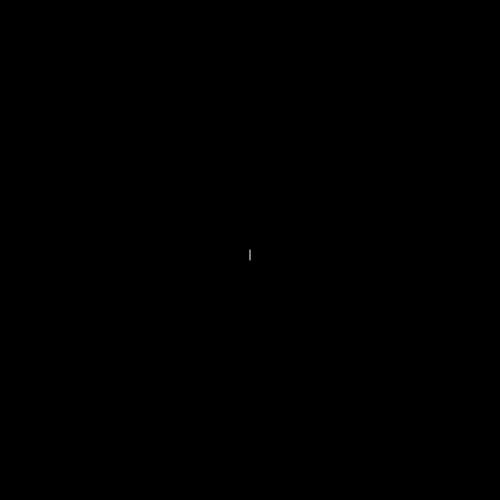
Frame 1 (no input)
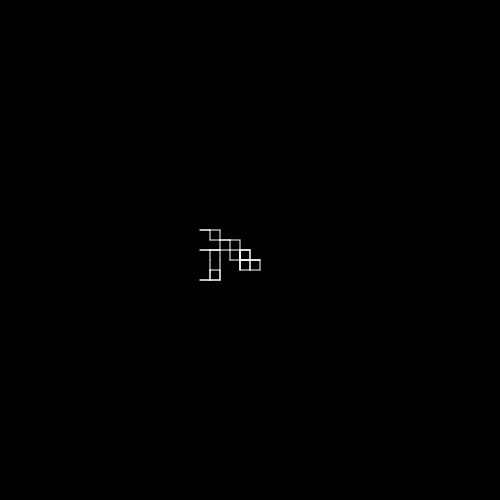
Frame 60 (no input)
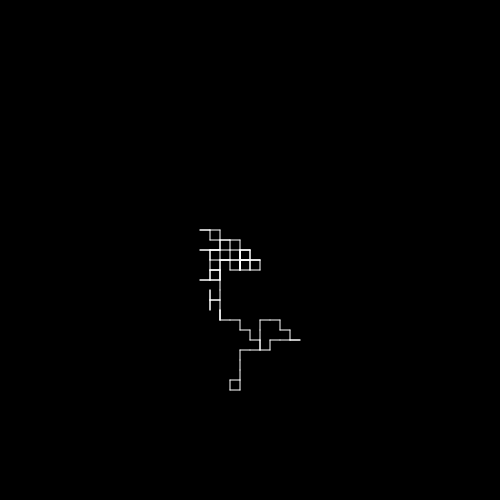
Frame 120 (the mouse pressed at the canvas centre since frame 60)

The p5.js sketch that drew these frames (run headless with seeded random() and noise() and a simulated clock; from frame 60 on, the mouse is pressed at the canvas centre):

// p5.js sketch
// ── sketch.js
//Random walk variations
//Eevi Rutanen

//First variation: lines
var x, y;
var w = 10;
function setup(){
    createCanvas(500,500);
    x = width / 2;
    y = height / 2;
    background(0);
    stroke(255);
}
function draw(){
    var ran = random(4); 
    if(ran < 1) {
        line(x,y,x+w,y);
        x+=w;
    }
    else if(ran < 2){
        line(x,y,x-w,y);
        x-=w;
    }
    else if(ran < 3) {
        line(x,y,x,y+w);
        y+=w;
    }
    else {
        line(x,y,x,y-w);
        y-=w;
    }
    
}

//Second variation: diagonal lines

/*var x, y;
var w = 20;
function setup(){
    createCanvas(500,500);
    x = width / 2;
    y = height / 2;
    background(0);
    stroke(255);
}
function draw(){
    var ran = random(8); 
    if(ran < 1) {
        line(x,y,x+w,y);
        x+=w;
    }
    else if(ran < 2){
        line(x,y,x+w,y-w);
        x+=w;
        y-=w;
    }
    else if(ran < 3){
        line(x,y,x-w,y);
        x-=w;
    }
    else if(ran < 4){
        line(x,y,x-w,y+w);
        x-=w;
        y+=w;
    }
    else if(ran < 5) {
        line(x,y,x,y+w);
        y+=w;
    }
    else if(ran < 6) {
        line(x,y,x+w,y+w);
        y+=w;
        x+=w;
    }
    else if(ran < 7) {
        line(x,y,x-w,y-w);
        y-=w;
        x-=w;
    }
    else {
        line(x,y,x,y-w);
        y-=w;
    }
    
}*/

//Third variation: overlapping circles with blendMode
/*
var x, y;
var w = 40;
function setup(){
    createCanvas(500,500);
    x = width / 2;
    y = height / 2;
    background(255,0,0);
    noStroke();
    blendMode(LIGHTEST);
}
function draw(){
    var ran = random(4); 
    if(ran < 1) x+=w*0.75;
    else if(ran < 2) x-=w*0.75;
    else if(ran < 3) y+=w*0.75;
    else y-=w*0.75;
    fill(random(255),random(255),random(255));
    ellipse(x,y,w,w);   
}
*/
